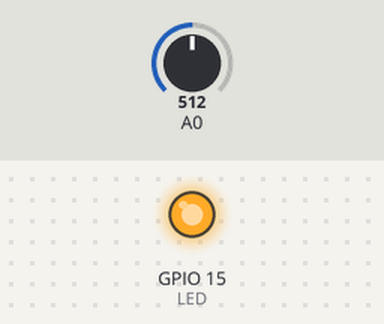
A sketch run on a simulated ESP8266 (NodeMCU). Parts: output pins drawn as LEDs (lit = HIGH). The test bench sets the inputs (shaded band); at power-on: A0 = 512. WiFi joins after 1.5 s; servers stay silent unless stated; what the sketch prints to the serial monitor is not drawn.

Above: at 1.6 s.
At 3.9 s:
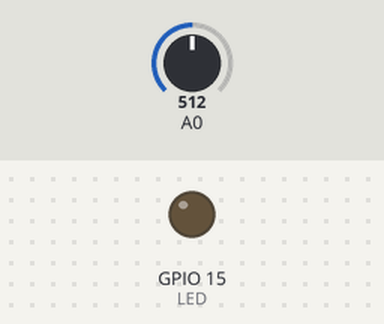
Timing chart, 0 to 5.4 s (numbered marks = the images above):
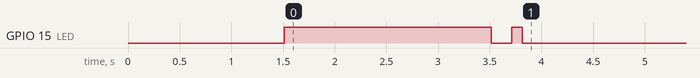

The sketch:

pattin.ino
```cpp
#include <ESP8266WiFi.h>

#define SSID "Xperia XZ_9772"
#define PASSWORD "bdmbdmbdm"
#define WIFI_MAX_TRY 30

#define ServerIP "192.168.43.234"
#define ServerPort 80

#define LED 15
#define TH 120

//--- utility
#define Log(x) Serial.print(x);
#define Logln(x) Serial.println(x);

extern "C" {
#include "user_interface.h"
}

int prev_z = 0;

bool isPattin(){
  int z = system_adc_read();
  int d_z = z - prev_z;
  prev_z = z;
  Serial.print(z);
  Serial.print(",");
  Serial.print(d_z);
  Serial.println(",");
  if (d_z < -TH || TH < d_z ){
    return true;
  }
  return false;
}

void setup() {
  pinMode(LED,OUTPUT);
  Serial.begin(115200);
  if(WiFiSetup(SSID,PASSWORD) == false){
    light(100);
    delay(100);
    light(100);
    Serial.println("owari");
  }
  light(1000);
}

void loop() {
  if(isPattin()){
    WiFiClient client;
    if(!client.connect(ServerIP,ServerPort)){
      Serial.println("connection failed");
      return;
    }

    String url = "/";
    Serial.print("Requesting URL: ");
    Serial.println(url);

    //HTTP通信をする
    //client.print(String("GET ") + url + " HTTP/1.1\r\n" + "Host: " + host + "\r\n" + "Connection: close\r\n\r\n");
    client.print(String("GET ") + url + " HTTP/1.1\r\n\r\n");
    client.stop();
    Serial.print("send!");
    light(100);
  }
  delay(50);
}

boolean WiFiSetup(char* ssid,char* password){
  delay(10);
  Log("Connection to ");
  Logln(ssid);

  WiFi.mode(WIFI_STA);
  WiFi.begin(ssid,password);

  for(int i = 0;(WiFi.status() != WL_CONNECTED) && i < WIFI_MAX_TRY;i++){
    delay(500);
    Log(".");
  }
  if(WiFi.status() != WL_CONNECTED){
    light(500);
    delay(500);
    light(500);
    return false;
  }

  Logln("");
  Logln("WiFi connected");
  Log("IP address: ");
  Logln(WiFi.localIP());

  light(1000);

  return true;
}

void light(int time){
  digitalWrite(LED,HIGH);
  delay(time);
  digitalWrite(LED,LOW);
}
```

Measured:
- by itself, GPIO 15 (LED): HIGH → LOW at 3.5 s, → HIGH 0.20 s later, → LOW 0.10 s later
